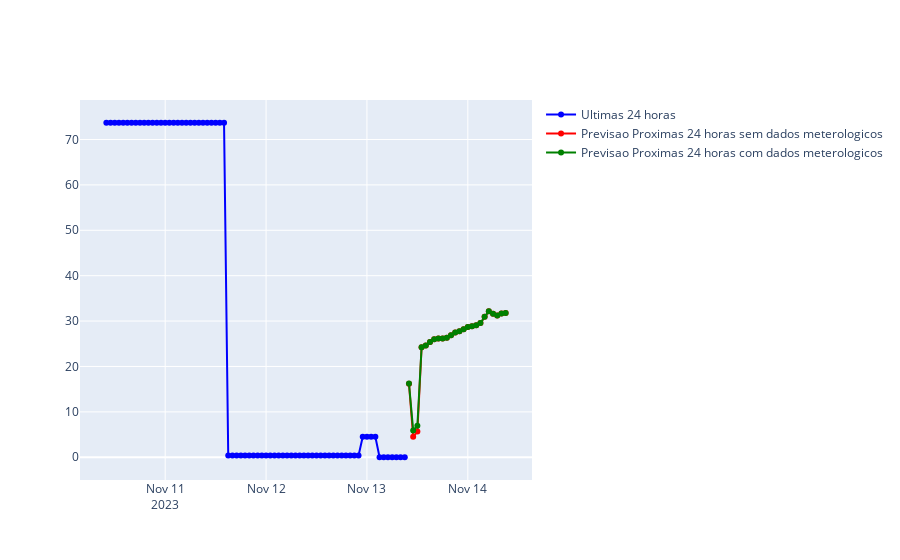

Notebook code for this chart:
### Code cell
def create_questions_4_and_7_plot(input_df):
    df = input_df.copy()
    real_data = df[df.forecasted==False]
    forecasted_data = df[df.forecasted==True]

    fig = go.Figure()
    fig.add_trace(go.Scatter(x=real_data.timestamp, y=real_data.forecasted_output_flow_rate, mode='lines+markers', name='Ultimas 24 horas', line=dict(color='blue')))
    fig.add_trace(go.Scatter(x=forecasted_data.timestamp, y=forecasted_data.forecasted_output_flow_rate, mode='lines+markers', name='Previsao Proximas 24 horas sem dados meterologicos', line=dict(color='red')))
    fig.add_trace(go.Scatter(x=forecasted_data.timestamp, y=forecasted_data.weather_forecasted_output_flow_rate, mode='lines+markers', name='Previsao Proximas 24 horas com dados meterologicos', line=dict(color='green')))
    plot_html = fig.to_html(full_html=False)
    return plot_html
